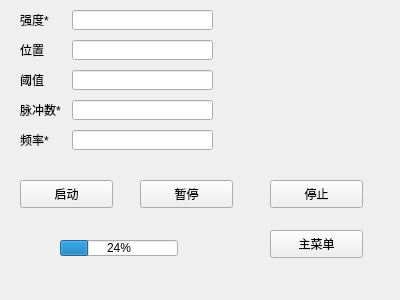
<?xml version="1.0" encoding="UTF-8"?>
<ui version="4.0">
 <class>SeriesMode</class>
 <widget class="QWidget" name="SeriesMode">
  <property name="geometry">
   <rect>
    <x>0</x>
    <y>0</y>
    <width>400</width>
    <height>300</height>
   </rect>
  </property>
  <property name="windowTitle">
   <string>Form</string>
  </property>
  <widget class="QPushButton" name="returnButton">
   <property name="geometry">
    <rect>
     <x>270</x>
     <y>230</y>
     <width>93</width>
     <height>28</height>
    </rect>
   </property>
   <property name="text">
    <string>主菜单</string>
   </property>
  </widget>
  <widget class="QPushButton" name="startButton">
   <property name="geometry">
    <rect>
     <x>20</x>
     <y>180</y>
     <width>93</width>
     <height>28</height>
    </rect>
   </property>
   <property name="text">
    <string>启动</string>
   </property>
  </widget>
  <widget class="QPushButton" name="endButton">
   <property name="geometry">
    <rect>
     <x>270</x>
     <y>180</y>
     <width>93</width>
     <height>28</height>
    </rect>
   </property>
   <property name="text">
    <string>停止</string>
   </property>
  </widget>
  <widget class="QPushButton" name="stopButton">
   <property name="geometry">
    <rect>
     <x>140</x>
     <y>180</y>
     <width>93</width>
     <height>28</height>
    </rect>
   </property>
   <property name="text">
    <string>暂停</string>
   </property>
  </widget>
  <widget class="QLineEdit" name="powerEdit">
   <property name="geometry">
    <rect>
     <x>72</x>
     <y>10</y>
     <width>141</width>
     <height>20</height>
    </rect>
   </property>
  </widget>
  <widget class="QLabel" name="label">
   <property name="geometry">
    <rect>
     <x>20</x>
     <y>10</y>
     <width>31</width>
     <height>20</height>
    </rect>
   </property>
   <property name="text">
    <string>强度*</string>
   </property>
  </widget>
  <widget class="QLabel" name="label_2">
   <property name="geometry">
    <rect>
     <x>20</x>
     <y>40</y>
     <width>24</width>
     <height>20</height>
    </rect>
   </property>
   <property name="text">
    <string>位置</string>
   </property>
  </widget>
  <widget class="QLineEdit" name="positionEdit">
   <property name="geometry">
    <rect>
     <x>72</x>
     <y>40</y>
     <width>141</width>
     <height>20</height>
    </rect>
   </property>
  </widget>
  <widget class="QLineEdit" name="thresholdEdit">
   <property name="geometry">
    <rect>
     <x>72</x>
     <y>70</y>
     <width>141</width>
     <height>20</height>
    </rect>
   </property>
  </widget>
  <widget class="QLabel" name="label_3">
   <property name="geometry">
    <rect>
     <x>20</x>
     <y>70</y>
     <width>24</width>
     <height>20</height>
    </rect>
   </property>
   <property name="text">
    <string>阈值</string>
   </property>
  </widget>
  <widget class="QLabel" name="label_4">
   <property name="geometry">
    <rect>
     <x>20</x>
     <y>100</y>
     <width>41</width>
     <height>20</height>
    </rect>
   </property>
   <property name="text">
    <string>脉冲数*</string>
   </property>
  </widget>
  <widget class="QLineEdit" name="pulsesEdit">
   <property name="geometry">
    <rect>
     <x>72</x>
     <y>100</y>
     <width>141</width>
     <height>20</height>
    </rect>
   </property>
  </widget>
  <widget class="QLineEdit" name="freqEdit">
   <property name="geometry">
    <rect>
     <x>72</x>
     <y>130</y>
     <width>141</width>
     <height>20</height>
    </rect>
   </property>
  </widget>
  <widget class="QLabel" name="label_5">
   <property name="geometry">
    <rect>
     <x>20</x>
     <y>130</y>
     <width>31</width>
     <height>20</height>
    </rect>
   </property>
   <property name="text">
    <string>频率*</string>
   </property>
  </widget>
  <widget class="QProgressBar" name="progressBar">
   <property name="geometry">
    <rect>
     <x>60</x>
     <y>240</y>
     <width>118</width>
     <height>16</height>
    </rect>
   </property>
   <property name="value">
    <number>24</number>
   </property>
  </widget>
 </widget>
 <resources/>
 <connections/>
</ui>
